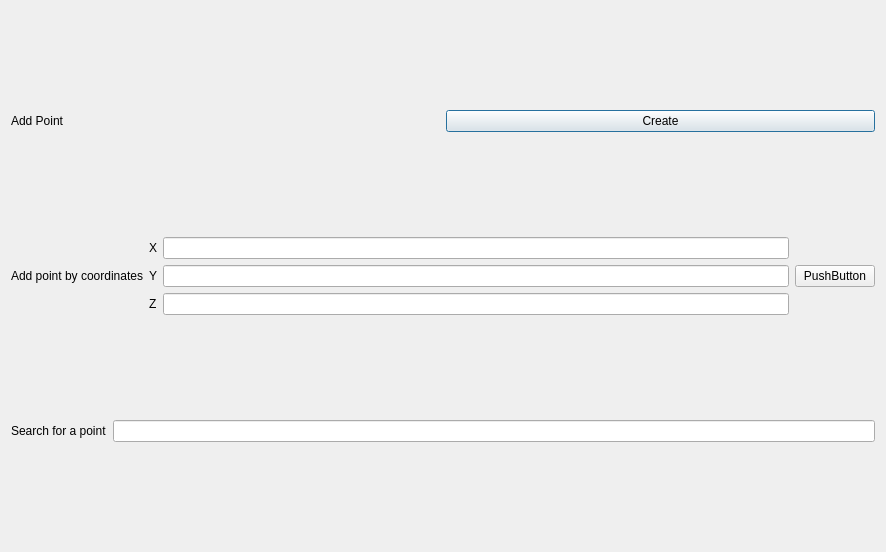
<?xml version="1.0" encoding="UTF-8"?>
<ui version="4.0">
 <class>Dialog</class>
 <widget class="QDialog" name="Dialog">
  <property name="geometry">
   <rect>
    <x>0</x>
    <y>0</y>
    <width>886</width>
    <height>552</height>
   </rect>
  </property>
  <property name="maximumSize">
   <size>
    <width>886</width>
    <height>570</height>
   </size>
  </property>
  <property name="windowTitle">
   <string>Dialog</string>
  </property>
  <property name="layoutDirection">
   <enum>Qt::LeftToRight</enum>
  </property>
  <property name="autoFillBackground">
   <bool>false</bool>
  </property>
  <layout class="QGridLayout" name="gridLayout">
   <item row="0" column="0">
    <layout class="QHBoxLayout" name="horizontalLayout">
     <item>
      <widget class="QLabel" name="label">
       <property name="text">
        <string>Add Point</string>
       </property>
      </widget>
     </item>
     <item>
      <widget class="QPushButton" name="pb_crt_pts">
       <property name="text">
        <string>Create</string>
       </property>
      </widget>
     </item>
    </layout>
   </item>
   <item row="1" column="0">
    <layout class="QHBoxLayout" name="horizontalLayout_2">
     <item>
      <widget class="QLabel" name="label_3">
       <property name="text">
        <string>Add point by coordinates</string>
       </property>
      </widget>
     </item>
     <item>
      <layout class="QVBoxLayout" name="verticalLayout">
       <item>
        <widget class="QLabel" name="label_4">
         <property name="text">
          <string>X</string>
         </property>
        </widget>
       </item>
       <item>
        <widget class="QLabel" name="label_5">
         <property name="text">
          <string>Y</string>
         </property>
        </widget>
       </item>
       <item>
        <widget class="QLabel" name="label_6">
         <property name="text">
          <string>Z</string>
         </property>
        </widget>
       </item>
      </layout>
     </item>
     <item>
      <layout class="QVBoxLayout" name="verticalLayout_2">
       <item>
        <widget class="QLineEdit" name="lineEdit_4"/>
       </item>
       <item>
        <widget class="QLineEdit" name="lineEdit_3"/>
       </item>
       <item>
        <widget class="QLineEdit" name="lineEdit_2"/>
       </item>
      </layout>
     </item>
     <item>
      <widget class="QPushButton" name="pushButton_2">
       <property name="text">
        <string>PushButton</string>
       </property>
      </widget>
     </item>
    </layout>
   </item>
   <item row="2" column="0">
    <layout class="QHBoxLayout" name="horizontalLayout_3">
     <item>
      <widget class="QLabel" name="label_2">
       <property name="text">
        <string>Search for a point</string>
       </property>
      </widget>
     </item>
     <item>
      <widget class="QLineEdit" name="lineEdit"/>
     </item>
    </layout>
   </item>
  </layout>
 </widget>
 <resources/>
 <connections/>
</ui>
